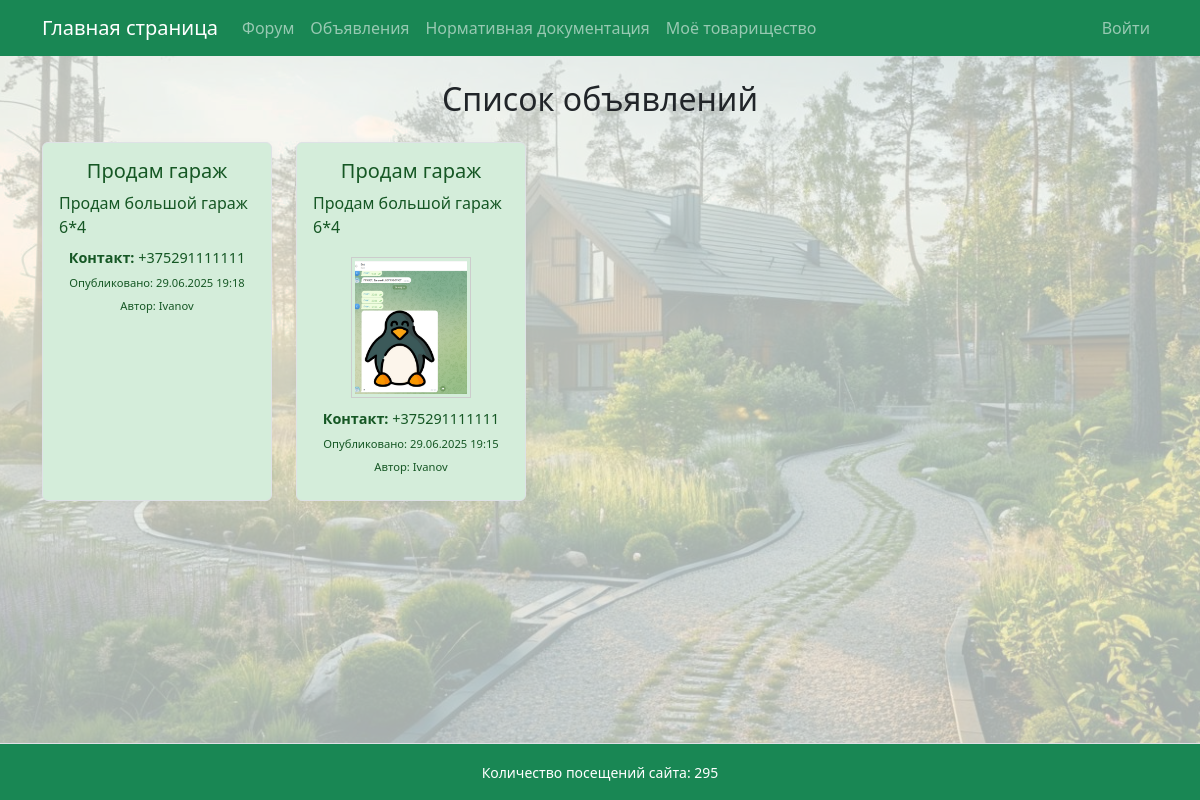
The page /ads/ on the database as committed earlier.
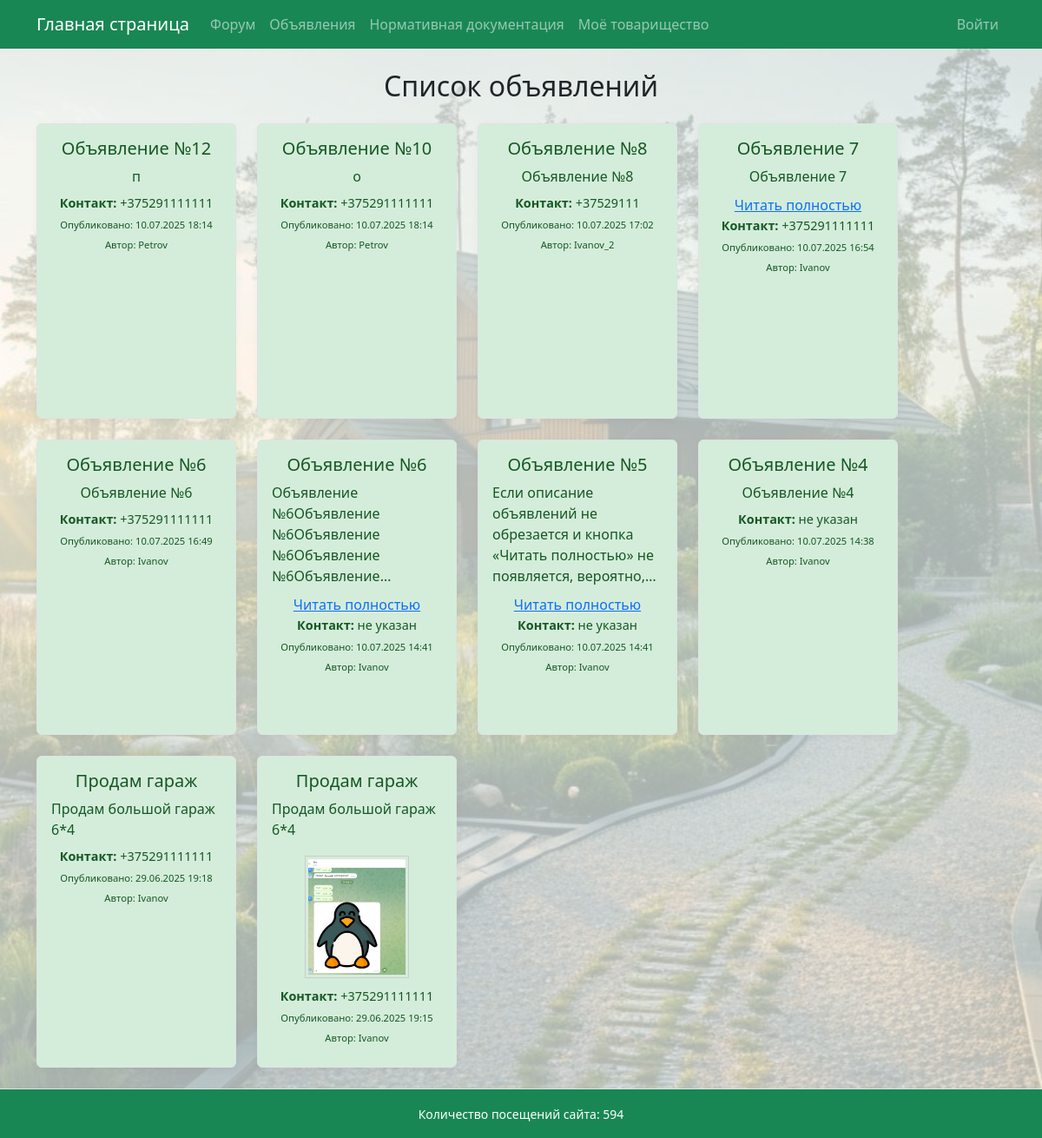
The same page on the database as committed later.
### garden/models.py (models this page shows, shortened)
class Advertisement(models.Model):
    title = models.CharField(max_length=200)
    description = models.TextField()
    photo = models.ImageField(upload_to='ads_photos/', blank=True, null=True)
    contact = models.CharField(max_length=100, verbose_name='Контакт для связи')  # новое обязательное поле
    owner = models.ForeignKey(settings.AUTH_USER_MODEL, on_delete=models.CASCADE, related_name='advertisements')
    created_at = models.DateTimeField(auto_now_add=True)
    updated_at = models.DateTimeField(auto_now=True)

### garden/views.py (the view)
# urls.py: path('ads/', views.ads, name='ads'),
def ads(request):
    ads = Advertisement.objects.all().order_by('-created_at')
    return render(request, 'ads.html', {'ads': ads})

### garden/context_processors.py (called while the page is built)
def total_visits_processor(request):
    counter, created = PageVisit.objects.get_or_create(page_name='main_page')
    return {
        'total_visits': counter.visits
    }

### garden/templates/ads.html (shortened to what this page needs)
{% extends "base.html" %}
{% block content %}
<h2 class="text-center mb-4">Список объявлений</h2>
{% if ads %}
  <div class="d-flex flex-wrap justify-content-start gap-4">
    {% for ad in ads %}
      <div class="ad-card bg-light-green border rounded p-3 d-flex flex-column align-items-center" style="width: 210px; min-height: 340px;">
        <h5 class="text-center mb-2">{{ ad.title }}</h5>
        <div class="ad-description description-truncate-5 mb-2" id="desc-{{ forloop.counter }}">
          {{ ad.description|linebreaksbr }}
        </div>
        <button class="btn btn-link p-0 read-more-btn" data-target="desc-{{ forloop.counter }}" style="display:none;">
          Читать полностью
        </button>
        {% if ad.photo %}
          <img src="{{ ad.photo.url }}" alt="{{ ad.title }}" class="ad-photo" data-full="{{ ad.photo.url }}">
        {% endif %}
        <div class="mb-1" style="font-size: 0.9em;">
          <strong>Контакт:</strong> {{ ad.contact }}
        </div>
        <div class="mb-1" style="font-size: 0.8em;">
          <small>Опубликовано: {{ ad.created_at|date:"d.m.Y H:i" }}</small>
        </div>
        <div class="mb-2" style="font-size: 0.8em;">
          <small>Автор: {{ ad.owner.get_full_name|default:ad.owner.username }}</small>
        </div>
      </div>
    {% endfor %}
  </div>
{% else %}
  <p class="text-center">Объявления отсутствуют.</p>
{% endif %}
{% endblock %}

### templates/base.html (shortened to what this page needs)
<!DOCTYPE html>
<html lang="ru">
<head>
    <link rel="stylesheet" href="https://cdn.jsdelivr.net/npm/bootstrap@5.3.0/dist/css/bootstrap.min.css">
</head>
<body>
    <div class="page-container">
        <nav class="navbar navbar-expand-lg navbar-dark bg-success mb-4">
            <div class="container">
                <a class="navbar-brand" href="{% url 'main_page' %}">Главная страница</a>
                <div class="collapse navbar-collapse" id="navbarSupportedContent">
                    <ul class="navbar-nav me-auto mb-2 mb-lg-0">
                        <li class="nav-item"><a class="nav-link" href="{% url 'forum' %}">Форум</a></li>
                        <li class="nav-item"><a class="nav-link" href="{% url 'ads' %}">Объявления</a></li>
                        <li class="nav-item"><a class="nav-link" href="https://strb.by/" target="_blank" rel="noopener noreferrer">Нормативная документация</a></li>
                        <li class="nav-item"><a class="nav-link" href="{% url 'my_community' %}">Моё товарищество</a></li>
                    </ul>
                    <ul class="navbar-nav ms-auto mb-2 mb-lg-0">
                        {% if user.is_authenticated %}
                            <li class="nav-item">
                                <span class="nav-link">Привет, {{ user.username }}!</span>
                            </li>
                            <li class="nav-item">
                                <a class="nav-link" href="#" onclick="event.preventDefault(); document.getElementById('logout-form').submit();">
                                    Выйти
                                </a>
                                <form id="logout-form" method="post" action="{% url 'logout' %}" style="display: none;">
                                    {% csrf_token %}
                                </form>
                            </li>
                        {% else %}
                            <li class="nav-item"><a class="nav-link" href="{% url 'login' %}">Войти</a></li>
                        {% endif %}
                    </ul>
                </div>
            </div>
        </nav>
        <main class="content-wrap container">
            {% block content %}
            {% endblock %}
        </main>
        <footer class="bg-success text-center py-3 mt-4 border-top text-white">
            <div class="container">
                <small>
                    Количество посещений сайта: {{ total_visits }}
                </small>
            </div>
        </footer>
    </div>
</body>
</html>

### templates/base.html (style rules this page uses)
body, html { height: 100%; margin: 0; }
.page-container { min-height: 100vh; display: flex; flex-direction: column; min-height: 100vh; background-image: url('/static/images/background.jpg'); background-repeat: no-repeat; background-position: center center; background-size: cover; background-color: rgba(240, 248, 245, 0.7); background-blend-mode: lighten; }
.content-wrap { flex: 1; }
.ad-card { box-shadow: 0 2px 8px rgba(0,0,0,0.04); margin-bottom: 0px; width: 230px !important; min-width: unset !important; }
@media (max-width: 1200px) { .ad-card { width: 20%; min-width: 180px; } }
.bg-light-green { background-color: #d4edda; color: #155724; }
.ad-card.bg-light-green { border-color: #c3e6cb; }
.description-truncate-5 { display: -webkit-box; -webkit-line-clamp: 5; -webkit-box-orient: vertical; overflow: hidden; text-overflow: ellipsis; white-space: normal; }
.ad-photo { max-width: 120px; height: auto; cursor: pointer; border: 1px solid #ccc; padding: 3px; margin: 10px 0; object-fit: contain; }

### garden/templates/ads.html (style rules this page uses)
.bg-light-green { background-color: #d4edda; color: #155724; }
.ad-card.bg-light-green { border-color: #c3e6cb; }
.description-truncate-5 { display: -webkit-box; -webkit-line-clamp: 5; -webkit-box-orient: vertical; overflow: hidden; text-overflow: ellipsis; white-space: normal; }
.ad-photo { max-width: 120px; height: auto; object-fit: contain; cursor: pointer; border: 1px solid #ccc; padding: 3px; margin: 10px 0; }

Rows that differ between the two databases and show on the page:
added Advertisement: title "Объявление №12", description "п", contact "+375291111111", created_at "10.07.2025 18:14", owner.get_full_name "Petrov"
added Advertisement: title "Объявление №10", description "о", contact "+375291111111", created_at "10.07.2025 18:14", owner.get_full_name "Petrov"
added Advertisement: title "Объявление №8", description "Объявление №8", contact "+37529111", created_at "10.07.2025 17:02", owner.get_full_name "Ivanov_2"
added Advertisement: title "Объявление 7", description "Объявление 7", contact "+375291111111", created_at "10.07.2025 16:54", owner.get_full_name "Ivanov"
added Advertisement: title "Объявление №6", description "Объявление №6", contact "+375291111111", created_at "10.07.2025 16:49", owner.get_full_name "Ivanov"
added Advertisement: title "Объявление №6", description "Объявление №6Объявление №6Объявление №6Объявление…", contact "не указан", created_at "10.07.2025 14:41", owner.get_full_name "Ivanov"
added Advertisement: title "Объявление №5", description "Если описание объявлений не обрезается и кнопка «Читать полностью» не появляется,…", contact "не указан", created_at "10.07.2025 14:41", owner.get_full_name "Ivanov"
added Advertisement: title "Объявление №4", description "Объявление №4", contact "не указан", created_at "10.07.2025 14:38", owner.get_full_name "Ivanov"
Other text that changed with them:
{{ total_visits }}: "295" → "594"
